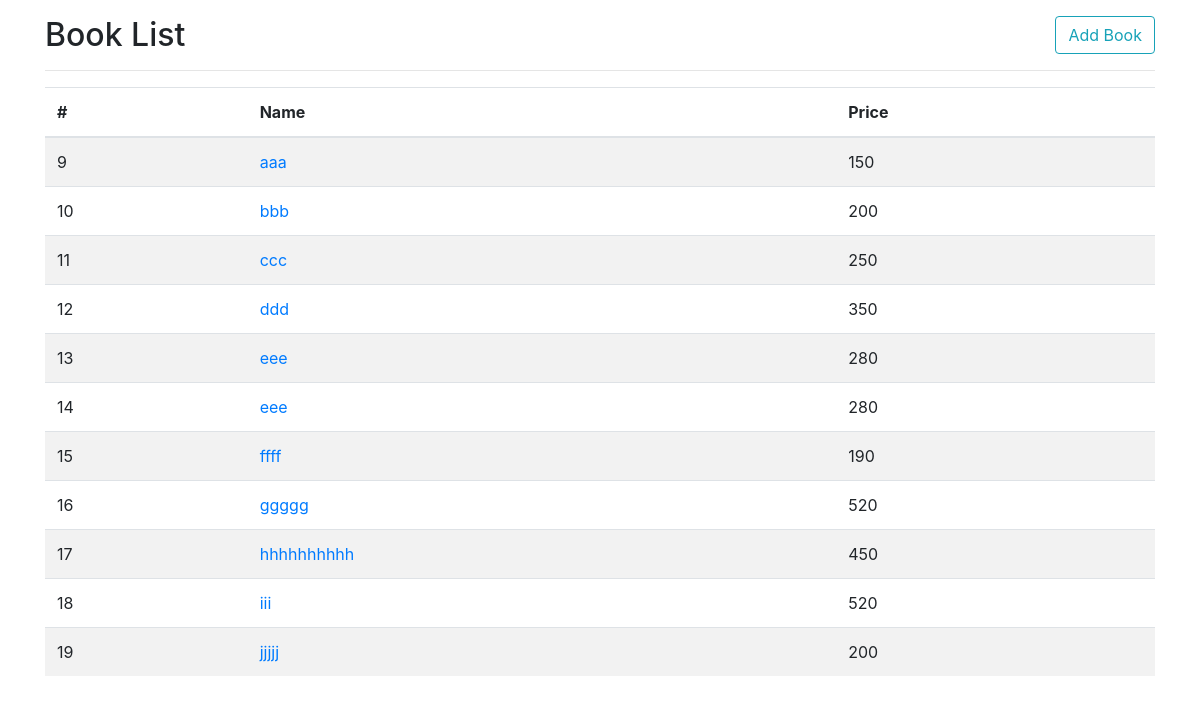
/books/, run on an earlier commit of the app's database.
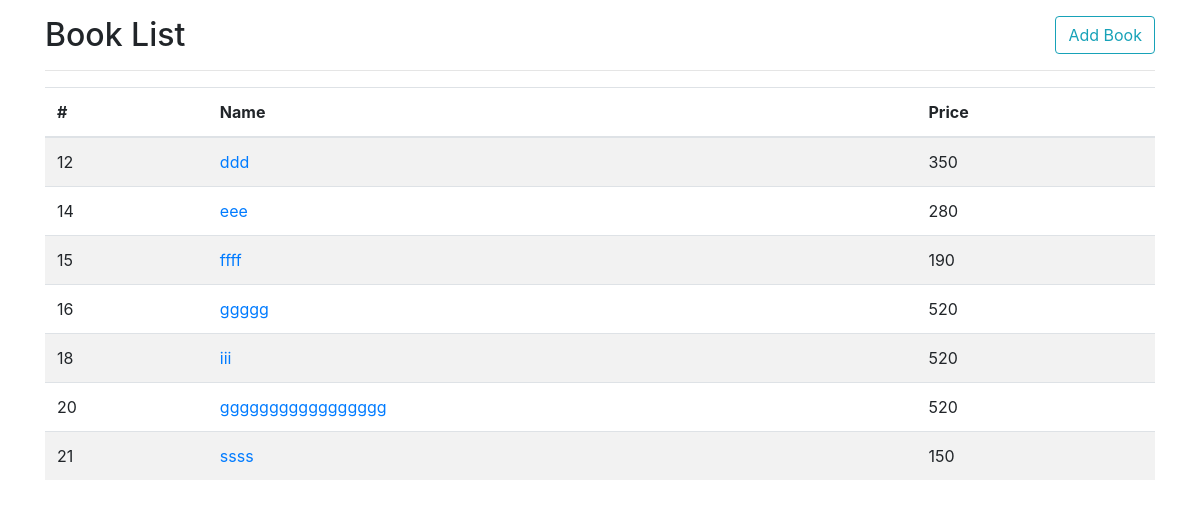
And on a later commit of the database.
### books/models.py (models this page shows, shortened)
class Book(models.Model):
    name = models.CharField('書名', max_length=20)
    price = models.PositiveIntegerField('價格')
    introduction = models.TextField('簡介')

### books/views.py (the view)
# urls.py: path('',views.index, name='index'),
def index(requset):
    books = Book.objects.all()
    return render(requset, 'books/index.html', {'books': books})

### templates/books/index.html
{% extends "layout.html" %}
{% block main %}
  <div class="row">
    <div class="col">
      <a href="{% url 'books:add' %}" class="btn btn-outline-info float-right">Add Book</a>
      <h2>Book List</h2>
      <hr>
      <table class="table table-striped">
        <thead>
          <tr>
            <th>#</th>
            <th>Name</th>
            <th>Price</th>
          </tr>
        </thead>
        <tbody>
          {% for book in books %}
            <tr>
                <td>{{ book.id }}</td>
                <td><a href="{% url 'books:show' book.id %}">{{ book.name }}</a></td>
                <td>{{ book.price }}</td>
            </tr>
          {% empty %}
            <tr>
              <td colspan="3" class="text-center">NO Books!</td>
            </tr>
          {% endfor %}
        </tbody>
      </table>
    </div>
  </div>
{% endblock  %}

What changed in the data, as far as the page shows it:
removed Book: id "9", name "aaa", price "150"
removed Book: id "10", name "bbb", price "200"
removed Book: id "11", name "ccc", price "250"
removed Book: id "13", name "eee", price "280"
removed Book: id "17", name "hhhhhhhhhh", price "450"
removed Book: id "19", name "jjjjj", price "200"
added Book: id "20", name "ggggggggggggggggg", price "520"
added Book: id "21", name "ssss", price "150"
